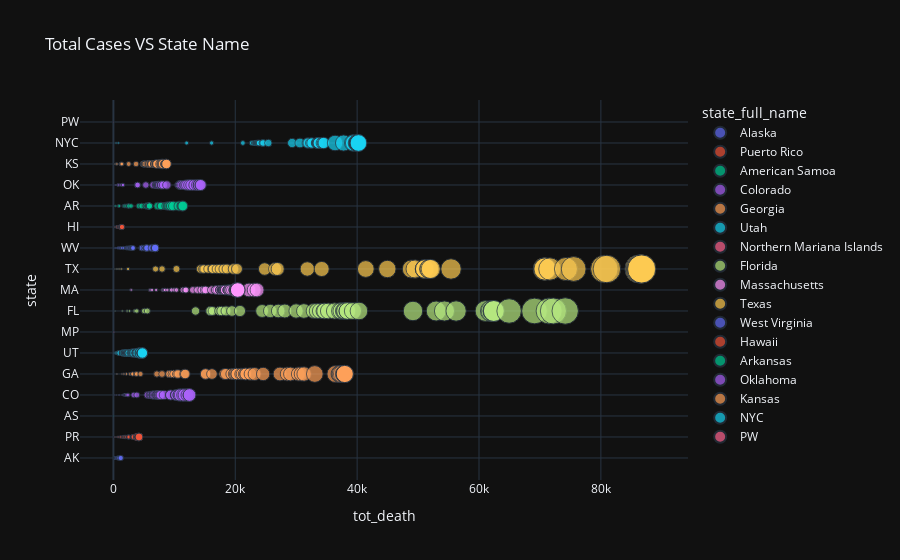

The code cell stored with this chart in its notebook:
### Code cell
fig = px.scatter(df,
                x='tot_death',
                y=df.state,
                size='tot_cases',
                color='state_full_name',
                hover_name='state_full_name',
                template='plotly_dark',
                labels={'tot_cases':'Total number of cases',
                        'y': 'State Name'},
                title='Total Cases VS State Name')
fig.update_layout()
fig.show()
